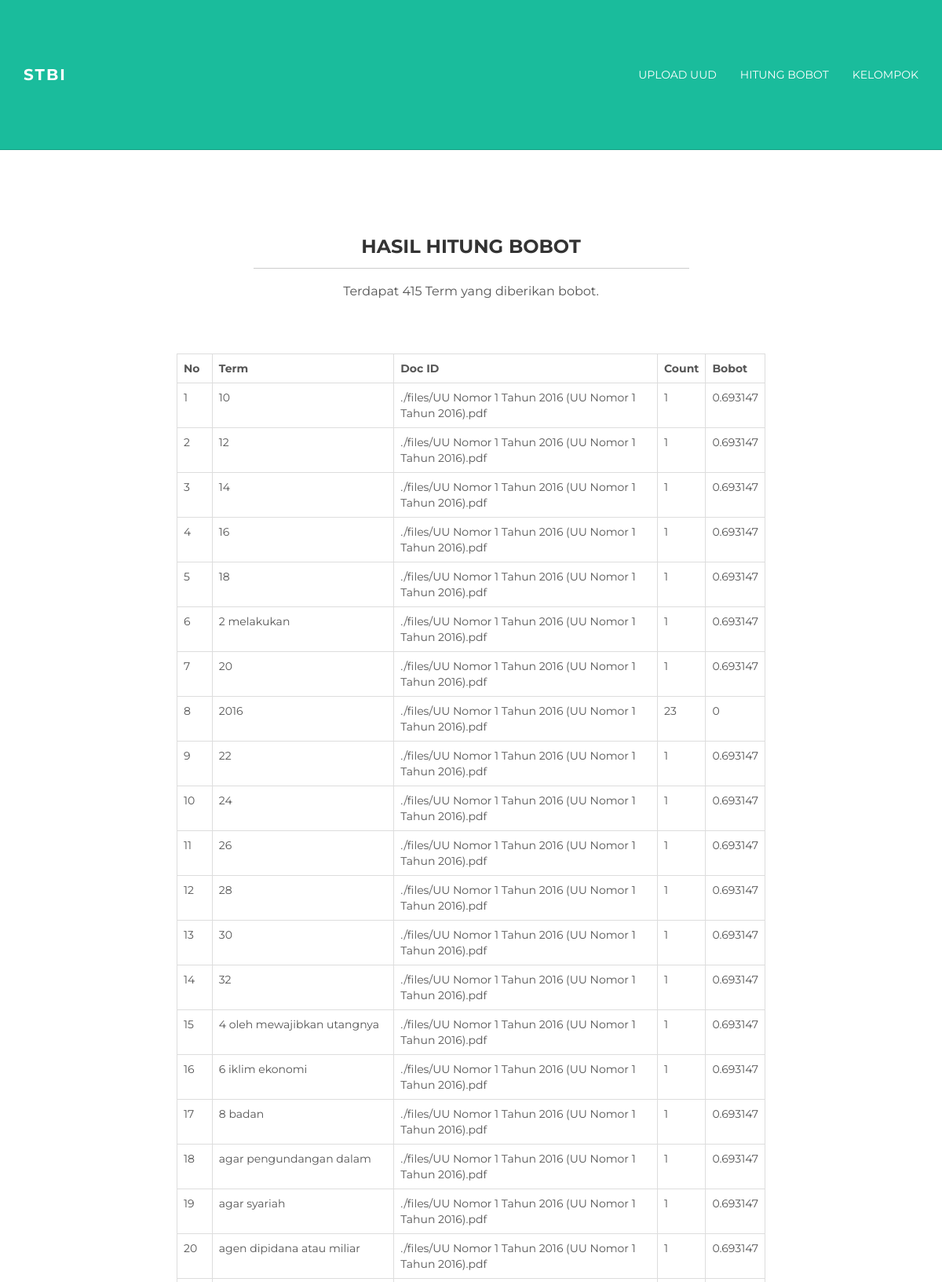
The app's page /?menu=hitungbobot (upper part) with its own data.
### tables this page shows
CREATE TABLE `tbindex` (
  `Id` int(30) NOT NULL,
  `Term` varchar(30) NOT NULL,
  `DocId` varchar(150) NOT NULL,
  `Count` int(11) NOT NULL,
  `Bobot` float NOT NULL
);

### hitungbobot.php (the view, shortened to what this page needs)
<?php
	$resBobot = mysql_query("SELECT * FROM tbindex ORDER BY Id");
	$num_rows = mysql_num_rows($resBobot);
	echo"<div class='container pt'>
		<div class='row mt'>
			<div class='col-lg-6 col-lg-offset-3 centered'>
				<h3>HASIL HITUNG BOBOT</h3>
				<hr>";
	print("<p>Terdapat " . $num_rows . " Term yang diberikan bobot. </p>");
			echo"</div>
		</div>
		";
echo"<div class='row mt'>
      <div class='col-lg-8 col-lg-offset-2'>
<table class='table table-bordered'>
<tr>
<th>No</th>
<th>Term</th>
<th>Doc ID</th>
<th>Count</th>
<th>Bobot</th>
</tr>";
$no=1;
$data = mysql_query("SELECT * FROM tbindex");
while ($d = mysql_fetch_array($data)) {
	echo "<tr>
         <td>".$no++."</td>
         <td>".$d['Term']."</td>
         <td>".$d['DocId']."</td>
         <td>".$d['Count']."</td>
         <td>".$d['Bobot']."</td>
         </tr>";
}
echo "</table></div></div></div>";
?>

### index.php (shortened to what this page needs)
<!DOCTYPE html>
<html lang="en">
  <head>
    <link href="assets/css/bootstrap.css" rel="stylesheet">
    <link href="assets/css/main.css" rel="stylesheet">
  </head>
  <body>
    <div class="navbar navbar-inverse navbar-static-top">
      <div class="container">
        <div class="navbar-header">
          <a class="navbar-brand" href="?menu=upload">STBI</a>
        </div>
        <div class="navbar-collapse collapse">
          <ul class="nav navbar-nav navbar-right">
            <li><a href="?menu=upload">Upload UUD</a></li>
            <li><a href="?menu=hitungbobot">Hitung Bobot</a></li>
            <li><a href="?menu=kelompok">Kelompok</a></li>
          </ul>
        </div>
      </div>
    </div>
	<?php
	@$get = $_REQUEST['menu'];
	if(!$get){
		include'upload.php';
	}else{
		include $get.'.php';
	}
	?>
  </body>
</html>

### assets/css/main.css (style rules this page uses)
body { background-color: #ffffff; font-family: 'Montserrat', sans-serif; font-weight: 400; font-size: 14px; color: #555; -webkit-font-smoothing: antialiased; -webkit-overflow-scrolling: touch; }
h1, h2, h3, h4, h5, h6 { font-family: 'Montserrat', sans-serif; font-weight: 700; color: #333; }
p { line-height: 28px; margin-bottom: 25px; font-size: 16px; }
.centered { text-align: center; }
a { color: #1abc9c; word-wrap: break-word; -webkit-transition: color 0.1s ease-in, background 0.1s ease-in; -moz-transition: color 0.1s ease-in, background 0.1s ease-in; -ms-transition: color 0.1s ease-in, background 0.1s ease-in; -o-transition: color 0.1s ease-in, background 0.1s ease-in; transition: color 0.1s ease-in, background 0.1s ease-in; }
a:before, a:after { -webkit-transition: color 0.1s ease-in, background 0.1s ease-in; -moz-transition: color 0.1s ease-in, background 0.1s ease-in; -ms-transition: color 0.1s ease-in, background 0.1s ease-in; -o-transition: color 0.1s ease-in, background 0.1s ease-in; transition: color 0.1s ease-in, background 0.1s ease-in; }
hr { display: block; height: 1px; border: 0; border-top: 1px solid #ccc; margin: 1em 0; padding: 0; }
.navbar { text-transform: uppercase; margin-bottom: 0px; }
.navbar-inverse { padding-bottom: 70px; padding-top: 70px; }
.navbar-inverse { background-color: #1abc9c; border-color: #16a085; }
.navbar-inverse .navbar-nav > li > a { color: white; }
.navbar-brand { font-weight: 700; font-size: 20px; letter-spacing: 2px; }
.navbar-inverse .navbar-brand { color: white; }
.mt { margin-top: 40px; margin-bottom: 40px; }
.pt { padding-top: 50px; padding-bottom: 50px; }

### records on screen
tbindex: Term "10", DocId "./files/UU Nomor 1 Tahun 2016 (UU Nomor 1 Tahun 2016).pdf", Count "1", Bobot "0.693147"
tbindex: Term "12", DocId "./files/UU Nomor 1 Tahun 2016 (UU Nomor 1 Tahun 2016).pdf", Count "1", Bobot "0.693147"
tbindex: Term "14", DocId "./files/UU Nomor 1 Tahun 2016 (UU Nomor 1 Tahun 2016).pdf", Count "1", Bobot "0.693147"
tbindex: Term "16", DocId "./files/UU Nomor 1 Tahun 2016 (UU Nomor 1 Tahun 2016).pdf", Count "1", Bobot "0.693147"
tbindex: Term "18", DocId "./files/UU Nomor 1 Tahun 2016 (UU Nomor 1 Tahun 2016).pdf", Count "1", Bobot "0.693147"
tbindex: Term "2 melakukan", DocId "./files/UU Nomor 1 Tahun 2016 (UU Nomor 1 Tahun 2016).pdf", Count "1", Bobot "0.693147"
tbindex: Term "20", DocId "./files/UU Nomor 1 Tahun 2016 (UU Nomor 1 Tahun 2016).pdf", Count "1", Bobot "0.693147"
tbindex: Term "2016", DocId "./files/UU Nomor 1 Tahun 2016 (UU Nomor 1 Tahun 2016).pdf", Count "23", Bobot "0"
tbindex: Term "22", DocId "./files/UU Nomor 1 Tahun 2016 (UU Nomor 1 Tahun 2016).pdf", Count "1", Bobot "0.693147"
tbindex: Term "24", DocId "./files/UU Nomor 1 Tahun 2016 (UU Nomor 1 Tahun 2016).pdf", Count "1", Bobot "0.693147"
tbindex: Term "26", DocId "./files/UU Nomor 1 Tahun 2016 (UU Nomor 1 Tahun 2016).pdf", Count "1", Bobot "0.693147"
tbindex: Term "28", DocId "./files/UU Nomor 1 Tahun 2016 (UU Nomor 1 Tahun 2016).pdf", Count "1", Bobot "0.693147"
tbindex: Term "30", DocId "./files/UU Nomor 1 Tahun 2016 (UU Nomor 1 Tahun 2016).pdf", Count "1", Bobot "0.693147"
tbindex: Term "32", DocId "./files/UU Nomor 1 Tahun 2016 (UU Nomor 1 Tahun 2016).pdf", Count "1", Bobot "0.693147"
tbindex: Term "4 oleh mewajibkan utangnya", DocId "./files/UU Nomor 1 Tahun 2016 (UU Nomor 1 Tahun 2016).pdf", Count "1", Bobot "0.693147"
tbindex: Term "6 iklim ekonomi", DocId "./files/UU Nomor 1 Tahun 2016 (UU Nomor 1 Tahun 2016).pdf", Count "1", Bobot "0.693147"
tbindex: Term "8 badan", DocId "./files/UU Nomor 1 Tahun 2016 (UU Nomor 1 Tahun 2016).pdf", Count "1", Bobot "0.693147"
tbindex: Term "agar pengundangan dalam", DocId "./files/UU Nomor 1 Tahun 2016 (UU Nomor 1 Tahun 2016).pdf", Count "1", Bobot "0.693147"
tbindex: Term "agar syariah", DocId "./files/UU Nomor 1 Tahun 2016 (UU Nomor 1 Tahun 2016).pdf", Count "1", Bobot "0.693147"
tbindex: Term "agen dipidana atau miliar", DocId "./files/UU Nomor 1 Tahun 2016 (UU Nomor 1 Tahun 2016).pdf", Count "1", Bobot "0.693147"

### other values on screen
$num_rows "415"
